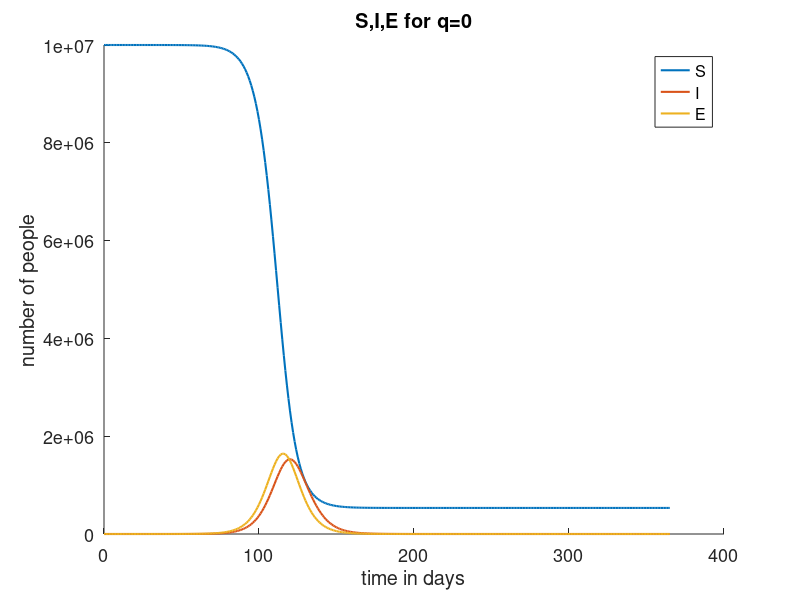
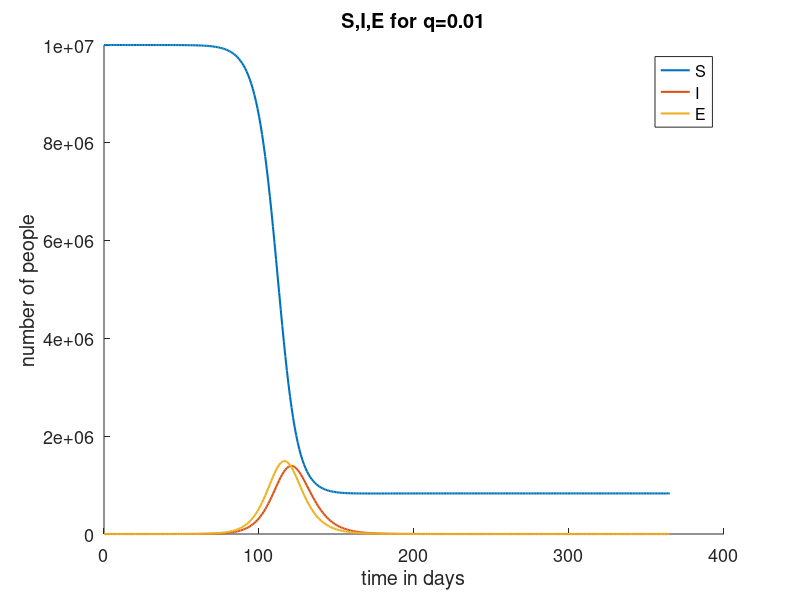
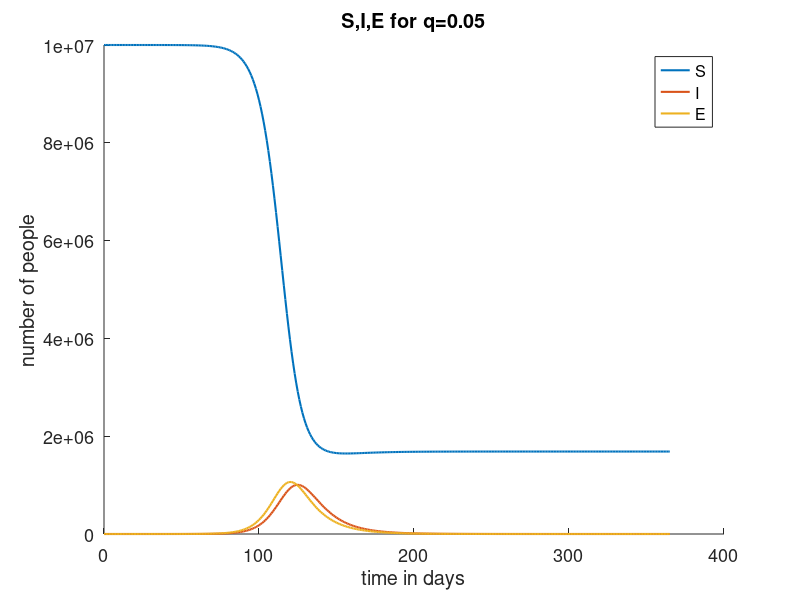
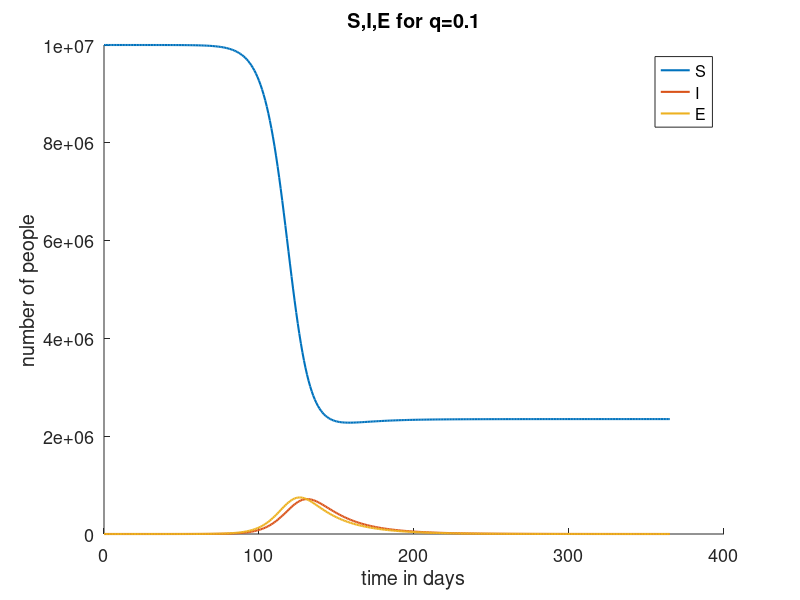

Source code (MATLAB) for these figures, in order:
close all;
clear all;
qs=[0;0.01;0.05;0.1;0.2;1];

k = 10;
b = 0.06;
p=0.2;
q=0.01;
v=0.04;
w=0.0625;
u=0.1;
m=0.0975;
N=10000000;


total = 365;
dt = 1;
iter = total / dt + 1;

t = zeros(iter, 1);
S = zeros(iter, 1);
Sq = zeros(iter, 1);
I = zeros(iter, 1);
Iq = zeros(iter, 1);
E = zeros(iter, 1);
Eq = zeros(iter, 1);
Id = zeros(iter, 1);
R = zeros(iter, 1);
D = zeros(iter, 1);

S(1) = N-1;
I(1) = 1; set(gca,'fontsize',13)
hold on
for vap=1:size(qs,1)
     a=figure;
  
    q=qs(vap);
    set(gca,'fontsize',13)
hold on
    for i = 2 : iter
        S(i)= S(i-1) + dt*(     (((-1)*k*b*I(i-1)*S(i-1))/N)  +   (((-1)*q*k*(1-b)*I(i-1)*S(i-1))/(N)) +  u*Sq(i-1) );
        Sq(i)= Sq(i-1) + dt*(     ((q*k*(1-b)*I(i-1)*S(i-1))/(N))  +  (-1)*u*Sq(i-1) );
        I(i)= I(i-1) + dt*( p*E(i-1)  - w*(I(i-1)) - m*I(i-1)  - v*I(i-1) );
        Iq(i)= Iq(i-1) + dt*( p*Eq(i-1)  - w*(Iq(i-1)) - m*Iq(i-1)  - v*Iq(i-1) );
        Id(i)= Id(i-1) + dt*(w*(I(i-1) + Iq(i-1))  -  m*(Id(i-1)) -v*(Id(i-1))  );
        D(i) = D(i-1)  +dt*(m*(Iq(i-1) + I(i-1) +Id(i-1)));
        R(i)=R(i-1)+dt*(v*( I(i-1)+Iq(i-1)+Id(i-1)));
        E(i)= E(i-1) + dt*(     (1-q)*((k*b*I(i-1)*S(i-1))/(N))   -p*E(i-1) );
        Eq(i)= Eq(i-1) + dt*(     (q)*((k*b*I(i-1)*S(i-1))/(N))   -p*Eq(i-1) );
        t(i) = t(i - 1) + dt;
    end;
    plot(t, S,'linewidth',1.5);
    hold on;
    plot(t, I,'linewidth',1.5);
    hold on;
    plot(t, E,'linewidth',1.5);
    legend('S','I','E')
    mytitle=strcat('S,I,E for q=',num2str(q));
      xlabel('time in days');
    ylabel('number of people');
    title(mytitle);
    saveas(a,strcat(int2str(vap),'.jpeg'))

end
